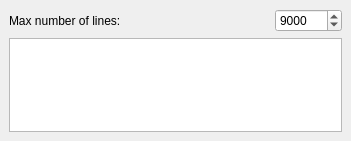
   <widget class="QDockWidget" name="dwLog">
    <property name="geometry">
     <rect>
      <x>400</x>
      <y>420</y>
      <width>351</width>
      <height>141</height>
     </rect>
    </property>
    <property name="windowTitle">
     <string>Log</string>
    </property>
    <widget class="QWidget" name="dockWidgetContents">
     <layout class="QVBoxLayout">
      <property name="spacing">
       <number>6</number>
      </property>
      <property name="margin">
       <number>9</number>
      </property>
      <item>
       <layout class="QHBoxLayout">
        <property name="spacing">
         <number>6</number>
        </property>
        <property name="margin">
         <number>0</number>
        </property>
        <item>
         <widget class="QLabel" name="label_22">
          <property name="text">
           <string>Max number of lines:</string>
          </property>
         </widget>
        </item>
        <item>
         <spacer>
          <property name="orientation">
           <enum>Qt::Horizontal</enum>
          </property>
          <property name="sizeHint" stdset="0">
           <size>
            <width>40</width>
            <height>20</height>
           </size>
          </property>
         </spacer>
        </item>
        <item>
         <widget class="QSpinBox" name="spinBoxMaxNumOfLinesInLog">
          <property name="minimum">
           <number>1</number>
          </property>
          <property name="maximum">
           <number>999999</number>
          </property>
          <property name="value">
           <number>9000</number>
          </property>
         </widget>
        </item>
       </layout>
      </item>
      <item>
       <widget class="QTextEdit" name="textEditLog"/>
      </item>
     </layout>
    </widget>
   </widget>
